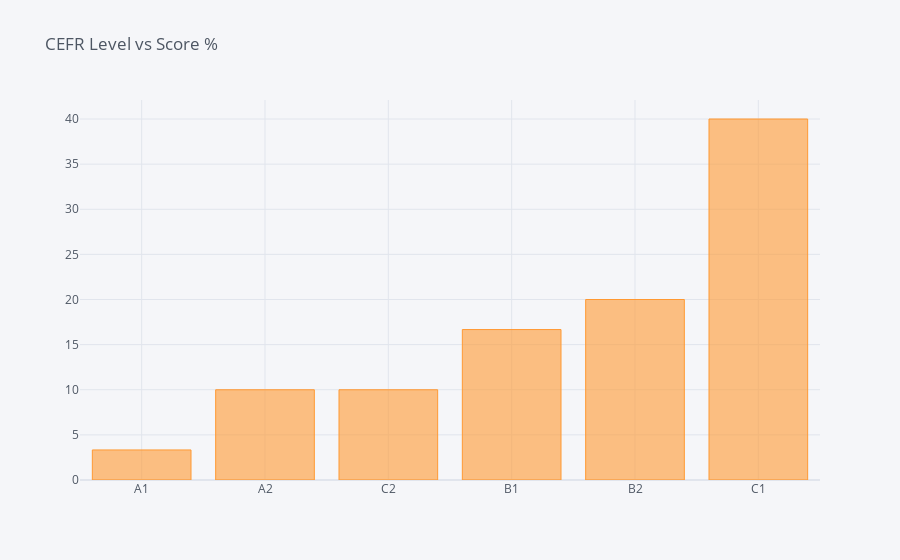

Here is the notebook cell this chart was saved with:
### Code cell
# Plotting interactive plots with plotly
cefr.iplot(kind='bar', title='CEFR Level vs Score %')

### Figure 1 — Plotly figure (JSON) as saved in the notebook; plotly's stock layout.template omitted (floating-point values rounded to 4 significant figures)
{"data": [{"marker": {"color": "rgba(255, 153, 51, 0.6)", "line": {"color": "rgba(255, 153, 51, 1.0)", "width": 1}}, "name": "Score %", "orientation": "v", "text": "", "type": "bar", "x": ["A1", "A2", "C2", "B1", "B2", "C1"], "y": [3.33, 10, 10, 16.67, 20, 40]}], "layout": {"autosize": true, "legend": {"bgcolor": "#F5F6F9", "font": {"color": "#4D5663"}}, "paper_bgcolor": "#F5F6F9", "plot_bgcolor": "#F5F6F9", "title": {"font": {"color": "#4D5663"}, "text": "CEFR Level vs Score %"}, "xaxis": {"autorange": true, "gridcolor": "#E1E5ED", "range": [-0.5, 5.5], "showgrid": true, "tickfont": {"color": "#4D5663"}, "title": {"font": {"color": "#4D5663"}, "text": ""}, "type": "category", "zerolinecolor": "#E1E5ED"}, "yaxis": {"autorange": true, "gridcolor": "#E1E5ED", "range": [0, 42.11], "showgrid": true, "tickfont": {"color": "#4D5663"}, "title": {"font": {"color": "#4D5663"}, "text": ""}, "type": "linear", "zerolinecolor": "#E1E5ED"}}}
